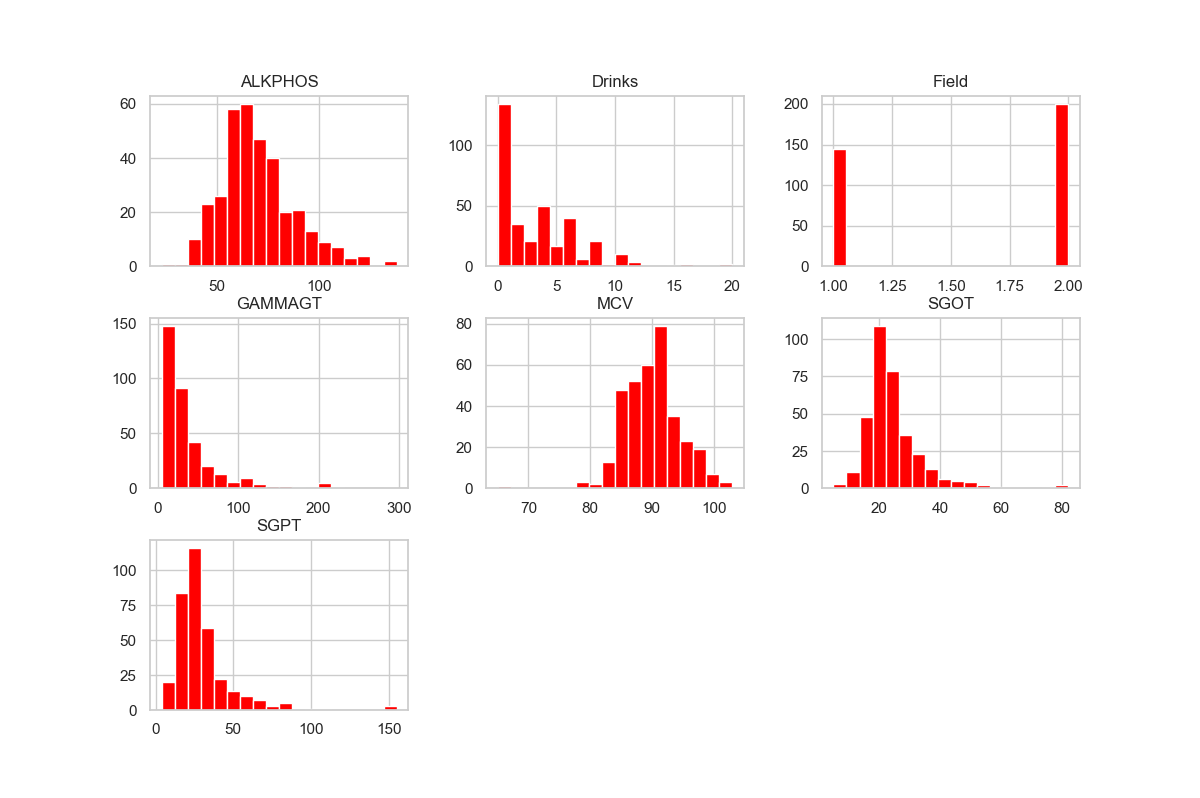

This chart was generated by the following Python code:
import pandas as pd
import seaborn as sns
import matplotlib.pyplot as plt

# extracting BUPA data and adding names to it.
names = ['MCV','ALKPHOS','SGPT','SGOT','GAMMAGT','Drinks','Field']
BUPA = pd.read_csv(("bupa.csv"), names=names)

# set the backround colur of the histogram graph
sns.set(style="whitegrid")

# set the bar colour, figure size and bin size of the graphs
BUPA.hist(color = "red", figsize = (12, 8), bins = 18)
# plot the graph
plt.show()
